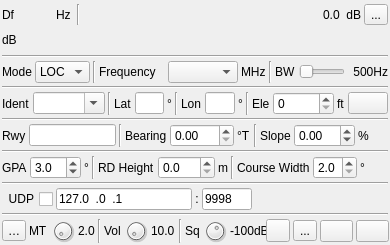
  <widget class="QWidget" name="settingsContainer" native="true">
   <property name="geometry">
    <rect>
     <x>0</x>
     <y>0</y>
     <width>390</width>
     <height>221</height>
    </rect>
   </property>
   <property name="minimumSize">
    <size>
     <width>350</width>
     <height>0</height>
    </size>
   </property>
   <property name="windowTitle">
    <string>Settings</string>
   </property>
   <layout class="QVBoxLayout" name="verticalLayout">
    <property name="spacing">
     <number>3</number>
    </property>
    <property name="leftMargin">
     <number>2</number>
    </property>
    <property name="topMargin">
     <number>2</number>
    </property>
    <property name="rightMargin">
     <number>2</number>
    </property>
    <property name="bottomMargin">
     <number>2</number>
    </property>
    <item>
     <layout class="QHBoxLayout" name="powLayout">
      <property name="topMargin">
       <number>2</number>
      </property>
      <item>
       <widget class="QLabel" name="deltaFrequencyLabel">
        <property name="minimumSize">
         <size>
          <width>16</width>
          <height>0</height>
         </size>
        </property>
        <property name="text">
         <string>Df</string>
        </property>
       </widget>
      </item>
      <item>
       <widget class="ValueDialZ" name="deltaFrequency" native="true">
        <property name="sizePolicy">
         <sizepolicy hsizetype="Maximum" vsizetype="Maximum">
          <horstretch>0</horstretch>
          <verstretch>0</verstretch>
         </sizepolicy>
        </property>
        <property name="minimumSize">
         <size>
          <width>32</width>
          <height>16</height>
         </size>
        </property>
        <property name="font">
         <font>
          <family>Liberation Mono</family>
          <pointsize>12</pointsize>
         </font>
        </property>
        <property name="cursor">
         <cursorShape>PointingHandCursor</cursorShape>
        </property>
        <property name="focusPolicy">
         <enum>Qt::StrongFocus</enum>
        </property>
        <property name="toolTip">
         <string>Demod shift frequency from center in Hz</string>
        </property>
       </widget>
      </item>
      <item>
       <widget class="QLabel" name="deltaUnits">
        <property name="text">
         <string>Hz </string>
        </property>
       </widget>
      </item>
      <item>
       <widget class="Line" name="line">
        <property name="orientation">
         <enum>Qt::Vertical</enum>
        </property>
       </widget>
      </item>
      <item>
       <spacer name="horizontalSpacer">
        <property name="orientation">
         <enum>Qt::Horizontal</enum>
        </property>
        <property name="sizeHint" stdset="0">
         <size>
          <width>40</width>
          <height>20</height>
         </size>
        </property>
       </spacer>
      </item>
      <item>
       <layout class="QHBoxLayout" name="channelPowerLayout">
        <item>
         <widget class="QLabel" name="channelPower">
          <property name="toolTip">
           <string>Channel power</string>
          </property>
          <property name="layoutDirection">
           <enum>Qt::RightToLeft</enum>
          </property>
          <property name="text">
           <string>0.0</string>
          </property>
         </widget>
        </item>
        <item>
         <widget class="QLabel" name="channelPowerUnits">
          <property name="text">
           <string> dB</string>
          </property>
         </widget>
        </item>
       </layout>
      </item>
      <item>
       <widget class="QToolButton" name="audioMute">
        <property name="toolTip">
         <string>Left: Mute/Unmute audio Right: view/select audio device</string>
        </property>
        <property name="text">
         <string>...</string>
        </property>
        <property name="icon">
         <iconset resource="../../../sdrgui/resources/res.qrc">
          <normaloff>:/sound_on.png</normaloff>
          <normalon>:/sound_off.png</normalon>:/sound_on.png</iconset>
        </property>
        <property name="checkable">
         <bool>true</bool>
        </property>
       </widget>
      </item>
     </layout>
    </item>
    <item>
     <layout class="QHBoxLayout" name="powerLayout">
      <item>
       <widget class="QLabel" name="channelPowerMeterUnits">
        <property name="text">
         <string>dB</string>
        </property>
       </widget>
      </item>
      <item>
       <widget class="LevelMeterSignalDB" name="channelPowerMeter" native="true">
        <property name="sizePolicy">
         <sizepolicy hsizetype="Expanding" vsizetype="MinimumExpanding">
          <horstretch>0</horstretch>
          <verstretch>0</verstretch>
         </sizepolicy>
        </property>
        <property name="minimumSize">
         <size>
          <width>0</width>
          <height>24</height>
         </size>
        </property>
        <property name="font">
         <font>
          <family>Liberation Mono</family>
          <pointsize>8</pointsize>
         </font>
        </property>
        <property name="toolTip">
         <string>Level meter (dB) top trace: average, bottom trace: instantaneous peak, tip: peak hold</string>
        </property>
       </widget>
      </item>
     </layout>
    </item>
    <item>
     <widget class="Line" name="line_5">
      <property name="orientation">
       <enum>Qt::Horizontal</enum>
      </property>
     </widget>
    </item>
    <item>
     <layout class="QHBoxLayout" name="phySettingsLayout">
      <item>
       <widget class="QLabel" name="modeLabel">
        <property name="text">
         <string>Mode</string>
        </property>
       </widget>
      </item>
      <item>
       <widget class="QComboBox" name="mode">
        <property name="toolTip">
         <string>Whether to receive localizer or glideslope signal</string>
        </property>
        <item>
         <property name="text">
          <string>LOC</string>
         </property>
        </item>
        <item>
         <property name="text">
          <string>G/S</string>
         </property>
        </item>
       </widget>
      </item>
      <item>
       <widget class="Line" name="line_4">
        <property name="orientation">
         <enum>Qt::Vertical</enum>
        </property>
       </widget>
      </item>
      <item>
       <widget class="QLabel" name="frequencyLabel">
        <property name="minimumSize">
         <size>
          <width>66</width>
          <height>0</height>
         </size>
        </property>
        <property name="text">
         <string>Frequency</string>
        </property>
       </widget>
      </item>
      <item>
       <widget class="QComboBox" name="frequency">
        <property name="minimumSize">
         <size>
          <width>70</width>
          <height>0</height>
         </size>
        </property>
        <property name="toolTip">
         <string>ILS frequency in MHz</string>
        </property>
        <property name="currentIndex">
         <number>-1</number>
        </property>
       </widget>
      </item>
      <item>
       <widget class="QLabel" name="frequencyUnits">
        <property name="text">
         <string>MHz</string>
        </property>
       </widget>
      </item>
      <item>
       <widget class="Line" name="rfBWLine">
        <property name="orientation">
         <enum>Qt::Vertical</enum>
        </property>
       </widget>
      </item>
      <item>
       <widget class="QLabel" name="rfBWLabel">
        <property name="text">
         <string>BW</string>
        </property>
       </widget>
      </item>
      <item>
       <widget class="QSlider" name="rfBW">
        <property name="sizePolicy">
         <sizepolicy hsizetype="Expanding" vsizetype="Minimum">
          <horstretch>0</horstretch>
          <verstretch>0</verstretch>
         </sizepolicy>
        </property>
        <property name="minimumSize">
         <size>
          <width>0</width>
          <height>0</height>
         </size>
        </property>
        <property name="toolTip">
         <string>RF bandwidth</string>
        </property>
        <property name="minimum">
         <number>2300</number>
        </property>
        <property name="maximum">
         <number>25000</number>
        </property>
        <property name="pageStep">
         <number>1</number>
        </property>
        <property name="value">
         <number>2300</number>
        </property>
        <property name="orientation">
         <enum>Qt::Horizontal</enum>
        </property>
       </widget>
      </item>
      <item>
       <widget class="QLabel" name="rfBWText">
        <property name="minimumSize">
         <size>
          <width>40</width>
          <height>0</height>
         </size>
        </property>
        <property name="text">
         <string>500Hz</string>
        </property>
        <property name="alignment">
         <set>Qt::AlignRight|Qt::AlignTrailing|Qt::AlignVCenter</set>
        </property>
       </widget>
      </item>
     </layout>
    </item>
    <item>
     <widget class="Line" name="filterLine">
      <property name="orientation">
       <enum>Qt::Horizontal</enum>
      </property>
     </widget>
    </item>
    <item>
     <layout class="QHBoxLayout" name="courseLayout">
      <item>
       <widget class="QLabel" name="identLabel">
        <property name="text">
         <string>Ident</string>
        </property>
       </widget>
      </item>
      <item>
       <widget class="QComboBox" name="ident">
        <property name="toolTip">
         <string>ILS Identifier</string>
        </property>
        <property name="editable">
         <bool>true</bool>
        </property>
       </widget>
      </item>
      <item>
       <widget class="Line" name="line_10">
        <property name="orientation">
         <enum>Qt::Vertical</enum>
        </property>
       </widget>
      </item>
      <item>
       <widget class="QLabel" name="latitudeLabel">
        <property name="text">
         <string>Lat</string>
        </property>
       </widget>
      </item>
      <item>
       <widget class="QLineEdit" name="latitude">
        <property name="toolTip">
         <string>Latitude of runway threshold in decimal degrees. North positive</string>
        </property>
       </widget>
      </item>
      <item>
       <widget class="QLabel" name="latitudeUnits">
        <property name="text">
         <string>°</string>
        </property>
       </widget>
      </item>
      <item>
       <widget class="Line" name="line_9">
        <property name="orientation">
         <enum>Qt::Vertical</enum>
        </property>
       </widget>
      </item>
      <item>
       <widget class="QLabel" name="longitudeLabel">
        <property name="text">
         <string>Lon</string>
        </property>
       </widget>
      </item>
      <item>
       <widget class="QLineEdit" name="longitude">
        <property name="toolTip">
         <string>Longitude of runway threshold in decimal degrees. East positive</string>
        </property>
       </widget>
      </item>
      <item>
       <widget class="QLabel" name="longitudeUnits">
        <property name="text">
         <string>°</string>
        </property>
       </widget>
      </item>
      <item>
       <widget class="Line" name="line_8">
        <property name="orientation">
         <enum>Qt::Vertical</enum>
        </property>
       </widget>
      </item>
      <item>
       <widget class="QLabel" name="elevationLabel">
        <property name="text">
         <string>Ele</string>
        </property>
       </widget>
      </item>
      <item>
       <widget class="QSpinBox" name="elevation">
        <property name="toolTip">
         <string>Runway threshold elevation in feet</string>
        </property>
        <property name="maximum">
         <number>20000</number>
        </property>
       </widget>
      </item>
      <item>
       <widget class="QLabel" name="elevationUnits">
        <property name="text">
         <string>ft</string>
        </property>
       </widget>
      </item>
      <item>
       <widget class="QPushButton" name="findOnMap">
        <property name="toolTip">
         <string>Find runway on map</string>
        </property>
        <property name="text">
         <string/>
        </property>
        <property name="icon">
         <iconset resource="../../../sdrgui/resources/res.qrc">
          <normaloff>:/gridpolar.png</normaloff>:/gridpolar.png</iconset>
        </property>
       </widget>
      </item>
     </layout>
    </item>
    <item>
     <widget class="Line" name="line_15">
      <property name="orientation">
       <enum>Qt::Horizontal</enum>
      </property>
     </widget>
    </item>
    <item>
     <layout class="QHBoxLayout" name="runwayLayout">
      <item>
       <widget class="QLabel" name="runwayLabel">
        <property name="text">
         <string>Rwy</string>
        </property>
       </widget>
      </item>
      <item>
       <widget class="QLineEdit" name="runway">
        <property name="toolTip">
         <string>Airport ICAO and runway</string>
        </property>
       </widget>
      </item>
      <item>
       <widget class="Line" name="line_3">
        <property name="orientation">
         <enum>Qt::Vertical</enum>
        </property>
       </widget>
      </item>
      <item>
       <widget class="QLabel" name="trueBearingLabel">
        <property name="text">
         <string>Bearing</string>
        </property>
       </widget>
      </item>
      <item>
       <widget class="QDoubleSpinBox" name="trueBearing">
        <property name="toolTip">
         <string>Runway true bearing (Course + magnetic deviation)</string>
        </property>
        <property name="maximum">
         <double>360.000000000000000</double>
        </property>
        <property name="singleStep">
         <double>0.010000000000000</double>
        </property>
       </widget>
      </item>
      <item>
       <widget class="QLabel" name="trueBearingUnits">
        <property name="text">
         <string>°T</string>
        </property>
       </widget>
      </item>
      <item>
       <widget class="Line" name="line_7">
        <property name="orientation">
         <enum>Qt::Vertical</enum>
        </property>
       </widget>
      </item>
      <item>
       <widget class="QLabel" name="slopeLabel">
        <property name="text">
         <string>Slope</string>
        </property>
       </widget>
      </item>
      <item>
       <widget class="QDoubleSpinBox" name="slope">
        <property name="toolTip">
         <string>Slope of runway in degrees. Positive indicates runway slopes up from threshold.</string>
        </property>
        <property name="minimum">
         <double>-20.000000000000000</double>
        </property>
        <property name="maximum">
         <double>20.000000000000000</double>
        </property>
        <property name="singleStep">
         <double>0.100000000000000</double>
        </property>
       </widget>
      </item>
      <item>
       <widget class="QLabel" name="slopeUnits">
        <property name="text">
         <string>%</string>
        </property>
       </widget>
      </item>
      <item>
       <spacer name="horizontalSpacer_5">
        <property name="orientation">
         <enum>Qt::Horizontal</enum>
        </property>
        <property name="sizeHint" stdset="0">
         <size>
          <width>40</width>
          <height>20</height>
         </size>
        </property>
       </spacer>
      </item>
     </layout>
    </item>
    <item>
     <widget class="Line" name="line_16">
      <property name="orientation">
       <enum>Qt::Horizontal</enum>
      </property>
     </widget>
    </item>
    <item>
     <layout class="QHBoxLayout" name="ilsLayout_2">
      <item>
       <widget class="QLabel" name="glidePathLabel">
        <property name="text">
         <string>GPA</string>
        </property>
       </widget>
      </item>
      <item>
       <widget class="QDoubleSpinBox" name="glidePath">
        <property name="toolTip">
         <string>Glide path angle in degrees</string>
        </property>
        <property name="decimals">
         <number>1</number>
        </property>
        <property name="minimum">
         <double>1.000000000000000</double>
        </property>
        <property name="maximum">
         <double>20.000000000000000</double>
        </property>
        <property name="value">
         <double>3.000000000000000</double>
        </property>
       </widget>
      </item>
      <item>
       <widget class="QLabel" name="glidePathUnits">
        <property name="text">
         <string>°</string>
        </property>
       </widget>
      </item>
      <item>
       <widget class="Line" name="line_6">
        <property name="orientation">
         <enum>Qt::Vertical</enum>
        </property>
       </widget>
      </item>
      <item>
       <widget class="QLabel" name="heightLabel">
        <property name="text">
         <string>RD Height</string>
        </property>
       </widget>
      </item>
      <item>
       <widget class="QDoubleSpinBox" name="height">
        <property name="toolTip">
         <string>ILS Reference Datum Height (RDH) above runway threshold</string>
        </property>
        <property name="decimals">
         <number>1</number>
        </property>
        <property name="maximum">
         <double>100.000000000000000</double>
        </property>
       </widget>
      </item>
      <item>
       <widget class="QLabel" name="lengthUnits">
        <property name="text">
         <string>m</string>
        </property>
       </widget>
      </item>
      <item>
       <widget class="Line" name="line_14">
        <property name="orientation">
         <enum>Qt::Vertical</enum>
        </property>
       </widget>
      </item>
      <item>
       <widget class="QLabel" name="courseWidthLabel">
        <property name="text">
         <string>Course Width</string>
        </property>
       </widget>
      </item>
      <item>
       <widget class="QDoubleSpinBox" name="courseWidth">
        <property name="toolTip">
         <string>Course width in degrees</string>
        </property>
        <property name="decimals">
         <number>1</number>
        </property>
        <property name="minimum">
         <double>2.000000000000000</double>
        </property>
        <property name="maximum">
         <double>6.000000000000000</double>
        </property>
       </widget>
      </item>
      <item>
       <widget class="QLabel" name="courseWidthUnits">
        <property name="text">
         <string>°</string>
        </property>
       </widget>
      </item>
      <item>
       <spacer name="horizontalSpacer_4">
        <property name="orientation">
         <enum>Qt::Horizontal</enum>
        </property>
        <property name="sizeHint" stdset="0">
         <size>
          <width>40</width>
          <height>20</height>
         </size>
        </property>
       </spacer>
      </item>
     </layout>
    </item>
    <item>
     <widget class="Line" name="line_11">
      <property name="orientation">
       <enum>Qt::Horizontal</enum>
      </property>
     </widget>
    </item>
    <item>
     <layout class="QHBoxLayout" name="udpLayout">
      <item>
       <widget class="QCheckBox" name="udpEnabled">
        <property name="toolTip">
         <string>Send DDM via UDP</string>
        </property>
        <property name="layoutDirection">
         <enum>Qt::RightToLeft</enum>
        </property>
        <property name="text">
         <string>UDP</string>
        </property>
       </widget>
      </item>
      <item>
       <widget class="QLineEdit" name="udpAddress">
        <property name="minimumSize">
         <size>
          <width>120</width>
          <height>0</height>
         </size>
        </property>
        <property name="focusPolicy">
         <enum>Qt::ClickFocus</enum>
        </property>
        <property name="toolTip">
         <string>Destination UDP address</string>
        </property>
        <property name="inputMask">
         <string>000.000.000.000</string>
        </property>
        <property name="text">
         <string>127.0.0.1</string>
        </property>
       </widget>
      </item>
      <item>
       <widget class="QLabel" name="udpSeparator">
        <property name="text">
         <string>:</string>
        </property>
        <property name="alignment">
         <set>Qt::AlignCenter</set>
        </property>
       </widget>
      </item>
      <item>
       <widget class="QLineEdit" name="udpPort">
        <property name="minimumSize">
         <size>
          <width>50</width>
          <height>0</height>
         </size>
        </property>
        <property name="maximumSize">
         <size>
          <width>50</width>
          <height>16777215</height>
         </size>
        </property>
        <property name="focusPolicy">
         <enum>Qt::ClickFocus</enum>
        </property>
        <property name="toolTip">
         <string>Destination UDP port</string>
        </property>
        <property name="inputMask">
         <string>00000</string>
        </property>
        <property name="text">
         <string>9998</string>
        </property>
       </widget>
      </item>
      <item>
       <spacer name="udpSpacer">
        <property name="orientation">
         <enum>Qt::Horizontal</enum>
        </property>
        <property name="sizeHint" stdset="0">
         <size>
          <width>40</width>
          <height>20</height>
         </size>
        </property>
       </spacer>
      </item>
     </layout>
    </item>
    <item>
     <widget class="Line" name="line_2">
      <property name="orientation">
       <enum>Qt::Horizontal</enum>
      </property>
     </widget>
    </item>
    <item>
     <layout class="QHBoxLayout" name="toolbarLayout">
      <item>
       <widget class="ButtonSwitch" name="average">
        <property name="maximumSize">
         <size>
          <width>24</width>
          <height>16777215</height>
         </size>
        </property>
        <property name="toolTip">
         <string>Enable averaging of measurements</string>
        </property>
        <property name="text">
         <string>AVG</string>
        </property>
       </widget>
      </item>
      <item>
       <spacer name="toolbarSpacer">
        <property name="orientation">
         <enum>Qt::Horizontal</enum>
        </property>
        <property name="sizeHint" stdset="0">
         <size>
          <width>40</width>
          <height>20</height>
         </size>
        </property>
       </spacer>
      </item>
      <item>
       <widget class="QLabel" name="threshLabel">
        <property name="text">
         <string>MT</string>
        </property>
       </widget>
      </item>
      <item>
       <widget class="QDial" name="thresh">
        <property name="maximumSize">
         <size>
          <width>24</width>
          <height>24</height>
         </size>
        </property>
        <property name="toolTip">
         <string>Morse code ident threshold (Linear SNR)</string>
        </property>
        <property name="maximum">
         <number>100</number>
        </property>
        <property name="pageStep">
         <number>1</number>
        </property>
       </widget>
      </item>
      <item>
       <widget class="QLabel" name="threshText">
        <property name="text">
         <string>2.0</string>
        </property>
       </widget>
      </item>
      <item>
       <widget class="Line" name="line_12">
        <property name="orientation">
         <enum>Qt::Vertical</enum>
        </property>
       </widget>
      </item>
      <item>
       <widget class="QLabel" name="volumeLabel">
        <property name="text">
         <string>Vol</string>
        </property>
       </widget>
      </item>
      <item>
       <widget class="QDial" name="volume">
        <property name="maximumSize">
         <size>
          <width>24</width>
          <height>24</height>
         </size>
        </property>
        <property name="toolTip">
         <string>Audio volume</string>
        </property>
        <property name="maximum">
         <number>100</number>
        </property>
        <property name="pageStep">
         <number>1</number>
        </property>
       </widget>
      </item>
      <item>
       <widget class="QLabel" name="volumeText">
        <property name="minimumSize">
         <size>
          <width>25</width>
          <height>0</height>
         </size>
        </property>
        <property name="text">
         <string>10.0</string>
        </property>
        <property name="alignment">
         <set>Qt::AlignLeading|Qt::AlignLeft|Qt::AlignVCenter</set>
        </property>
       </widget>
      </item>
      <item>
       <widget class="Line" name="line_13">
        <property name="orientation">
         <enum>Qt::Vertical</enum>
        </property>
       </widget>
      </item>
      <item>
       <widget class="QLabel" name="squelchLabel">
        <property name="text">
         <string>Sq</string>
        </property>
       </widget>
      </item>
      <item>
       <widget class="QDial" name="squelch">
        <property name="maximumSize">
         <size>
          <width>24</width>
          <height>24</height>
         </size>
        </property>
        <property name="toolTip">
         <string>Audio squelch threshold (dB)</string>
        </property>
        <property name="minimum">
         <number>-100</number>
        </property>
        <property name="maximum">
         <number>0</number>
        </property>
        <property name="pageStep">
         <number>1</number>
        </property>
        <property name="value">
         <number>-40</number>
        </property>
       </widget>
      </item>
      <item>
       <widget class="QLabel" name="squelchText">
        <property name="minimumSize">
         <size>
          <width>40</width>
          <height>0</height>
         </size>
        </property>
        <property name="text">
         <string>-100dB</string>
        </property>
        <property name="alignment">
         <set>Qt::AlignLeading|Qt::AlignLeft|Qt::AlignVCenter</set>
        </property>
       </widget>
      </item>
      <item>
       <widget class="ButtonSwitch" name="logEnable">
        <property name="maximumSize">
         <size>
          <width>24</width>
          <height>16777215</height>
         </size>
        </property>
        <property name="toolTip">
         <string>Start/stop logging of data to .csv file</string>
        </property>
        <property name="text">
         <string/>
        </property>
        <property name="icon">
         <iconset resource="../../../sdrgui/resources/res.qrc">
          <normaloff>:/record_off.png</normaloff>:/record_off.png</iconset>
        </property>
       </widget>
      </item>
      <item>
       <widget class="QToolButton" name="logFilename">
        <property name="toolTip">
         <string>Set log .csv filename</string>
        </property>
        <property name="text">
         <string>...</string>
        </property>
        <property name="icon">
         <iconset resource="../../../sdrgui/resources/res.qrc">
          <normaloff>:/save.png</normaloff>:/save.png</iconset>
        </property>
        <property name="checkable">
         <bool>false</bool>
        </property>
       </widget>
      </item>
      <item>
       <widget class="QPushButton" name="addMarker">
        <property name="toolTip">
         <string>Add marker to map at current position</string>
        </property>
        <property name="text">
         <string/>
        </property>
        <property name="icon">
         <iconset resource="../../../sdrgui/resources/res.qrc">
          <normaloff>:/create.png</normaloff>:/create.png</iconset>
        </property>
       </widget>
      </item>
      <item>
       <widget class="QPushButton" name="clearMarkers">
        <property name="toolTip">
         <string>Clear markers from map</string>
        </property>
        <property name="text">
         <string/>
        </property>
        <property name="icon">
         <iconset resource="../../../sdrgui/resources/res.qrc">
          <normaloff>:/bin.png</normaloff>:/bin.png</iconset>
        </property>
       </widget>
      </item>
     </layout>
    </item>
   </layout>
  </widget>
